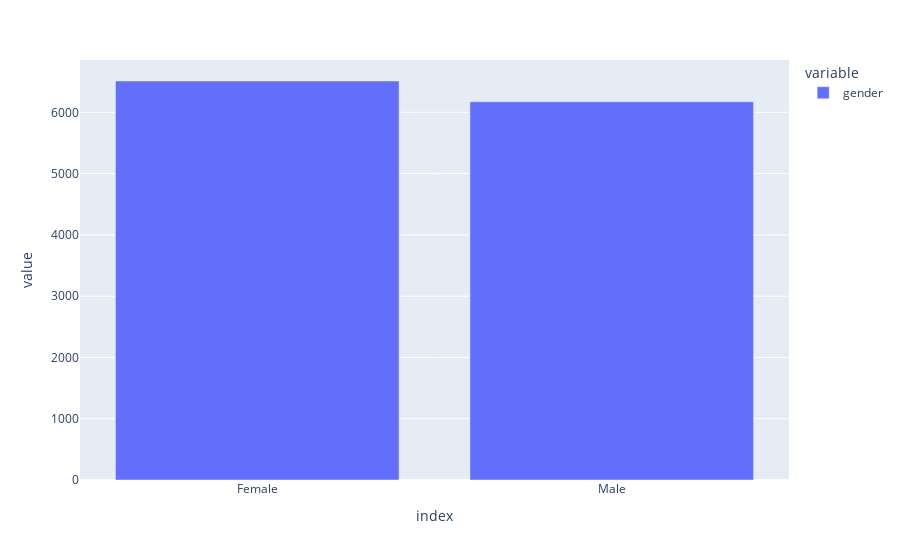

The notebook cell saved with this chart:
### Code cell
px.bar(df['gender'].value_counts())

### Figure 1 — Plotly figure (JSON) as saved in the notebook; plotly's stock layout.template omitted (floating-point values rounded to 4 significant figures)
{"data": [{"alignmentgroup": "True", "hovertemplate": "variable=gender<br>index=%{x}<br>value=%{y}<extra></extra>", "legendgroup": "gender", "marker": {"color": "#636efa", "pattern": {"shape": ""}}, "name": "gender", "offsetgroup": "gender", "orientation": "v", "showlegend": true, "textposition": "auto", "type": "bar", "x": ["Female", "Male"], "xaxis": "x", "y": [6511, 6173], "yaxis": "y"}], "layout": {"barmode": "relative", "legend": {"title": {"text": "variable"}, "tracegroupgap": 0}, "margin": {"t": 60}, "xaxis": {"anchor": "y", "domain": [0, 1], "title": {"text": "index"}}, "yaxis": {"anchor": "x", "domain": [0, 1], "title": {"text": "value"}}}}
